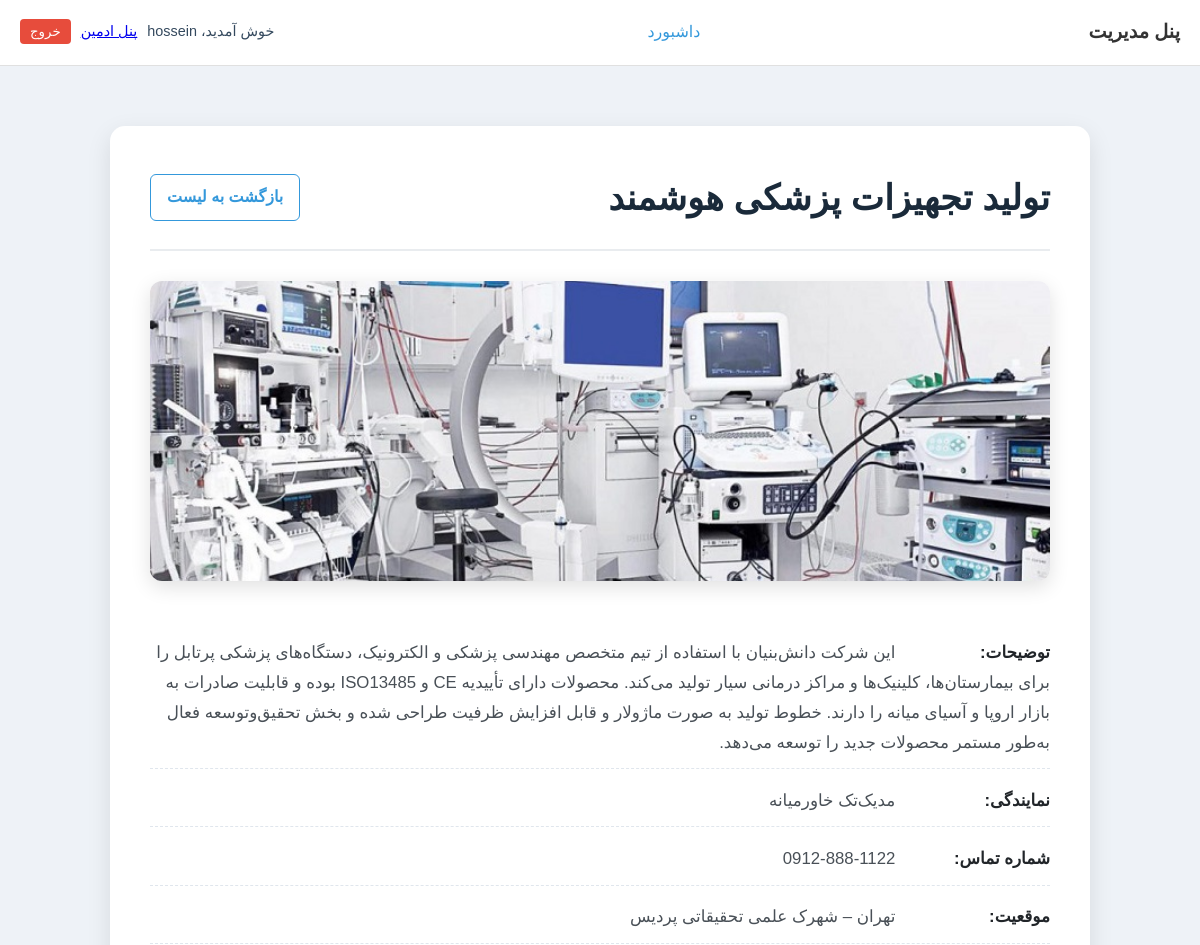
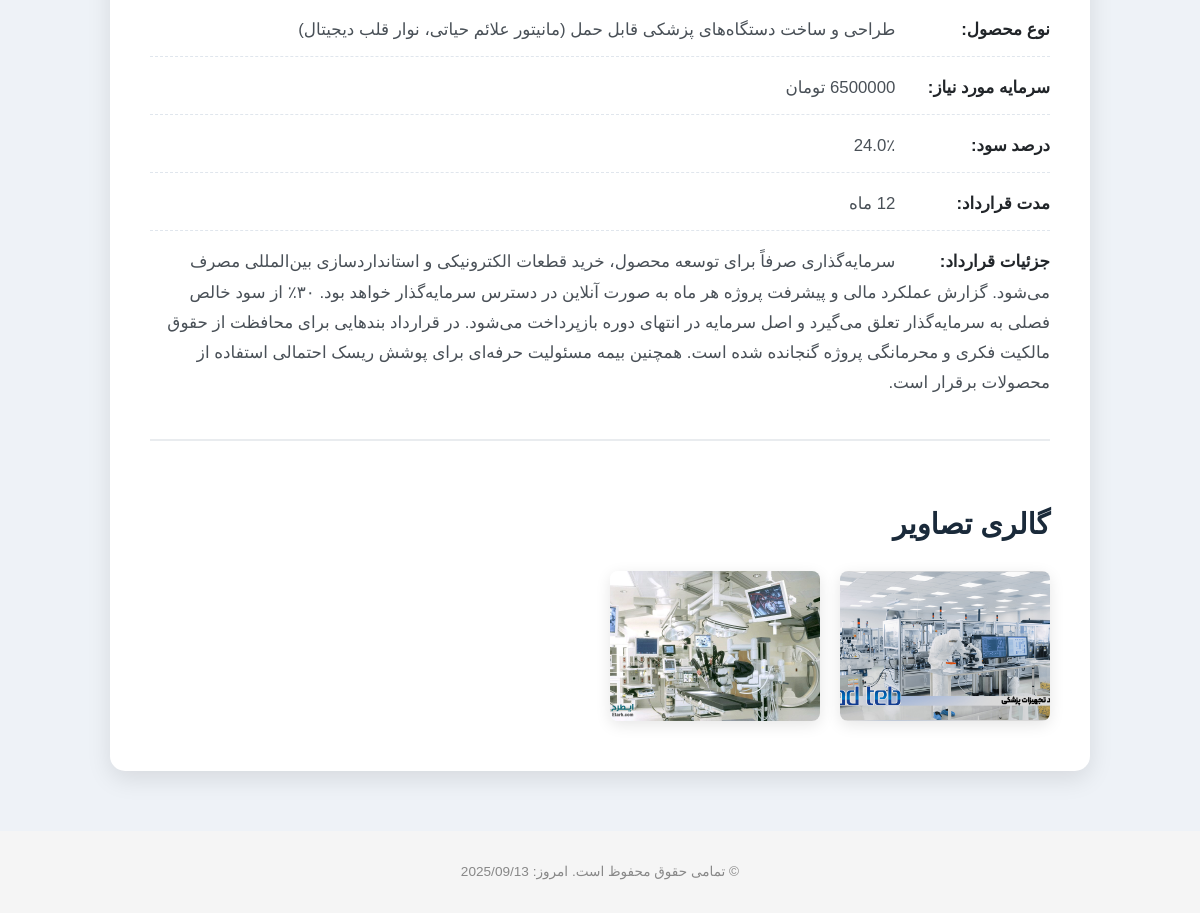
The app's page /workshops/9/ (signed in) with its own data (2 pictures, top to bottom).
### workshops/models.py (models this page shows, shortened)
class Workshop(models.Model):
    owner = models.ForeignKey(User, on_delete=models.CASCADE, related_name='workshops', verbose_name="مالک")
    title = models.CharField(max_length=200, verbose_name="عنوان کارگاه")
    description = models.TextField(verbose_name="توضیحات")
    cover_image = models.ImageField(upload_to='workshop_covers/', blank=True, null=True, verbose_name="تصویر کاور")
    agency = models.CharField(max_length=150, blank=True, null=True, verbose_name="نمایندگی/شرکت")
    contact_number = models.CharField(max_length=20, blank=True, null=True, verbose_name="شماره تماس")
    location = models.CharField(max_length=255, blank=True, null=True, verbose_name="موقعیت مکانی")
    product_type = models.CharField(max_length=100, blank=True, null=True, verbose_name="نوع محصول/خدمات")
    required_capital = models.DecimalField(max_digits=15, decimal_places=0, default=0, verbose_name="سرمایه مورد نیاز (تومان)")
    profit_percentage = models.FloatField(default=0.0, verbose_name="درصد سود برای سرمایه‌گذار")
    contract_duration = models.IntegerField(default=12, verbose_name="مدت قرارداد (به ماه)")
    contract_details = models.TextField(blank=True, null=True, verbose_name="جزئیات تکمیلی قرارداد")
    created_at = models.DateTimeField(auto_now_add=True, verbose_name="زمان ایجاد")
    updated_at = models.DateTimeField(auto_now=True, verbose_name="زمان بروزرسانی")
    class Meta:
        verbose_name = "کارگاه"
        verbose_name_plural = "کارگاه‌ها"
        ordering = ['-created_at']

class WorkshopImage(models.Model):
    workshop = models.ForeignKey(Workshop, related_name='images', on_delete=models.CASCADE, verbose_name="کارگاه")
    image = models.ImageField(upload_to='workshop_gallery/', verbose_name="تصویر")
    uploaded_at = models.DateTimeField(auto_now_add=True, verbose_name="زمان آپلود")
    class Meta:
        verbose_name = "تصویر کارگاه"
        verbose_name_plural = "تصاویر کارگاه‌ها"

### workshops/views.py (the view)
# urls.py: path('workshops/<int:pk>/', views.workshop_detail_view, name='workshop_detail'),
@login_required
def workshop_detail_view(request, pk):
    workshop = get_object_or_404(Workshop, pk=pk)
    if not (request.user == workshop.owner or request.user.is_staff or request.user.is_superuser):
        return HttpResponseForbidden("شما اجازه دسترسی به این کارگاه را ندارید.")
    return render(request, 'workshop_detail.html', {'workshop': workshop})

### templates/workshop_detail.html (shortened to what this page needs)
{% extends "base.html" %}
{% load static %}
{% block extra_head %}
    <link rel="stylesheet" href="{% static 'css/workshop_detail.css' %}">
    <link rel="stylesheet" href="{% static 'css/modal.css' %}">
{% endblock %}
{% block content %}
<div class="detail-container">
    <div class="detail-header">
        <h1>{{ workshop.title }}</h1>
        <a href="{% url 'dashboard' %}" class="back-link">بازگشت به لیست</a>
    </div>
    <div class="detail-content">
        {% if workshop.cover_image %}
            <img src="{{ workshop.cover_image.url }}" alt="کاور {{ workshop.title }}">
        {% else %}
            <div class="no-image-placeholder">بدون تصویر کاور</div>
        {% endif %}
        <p><strong>توضیحات:</strong> {{ workshop.description|linebreaksbr }}</p>
        <p><strong>نمایندگی:</strong> {{ workshop.agency }}</p>
        <p><strong>شماره تماس:</strong> {{ workshop.contact_number }}</p>
        <p><strong>موقعیت:</strong> {{ workshop.location }}</p>
        <p><strong>نوع محصول:</strong> {{ workshop.product_type }}</p>
        <p><strong>سرمایه مورد نیاز:</strong> {{ workshop.required_capital|floatformat:"0" }} تومان</p>
        <p><strong>درصد سود:</strong> {{ workshop.profit_percentage }}٪</p>
        <p><strong>مدت قرارداد:</strong> {{ workshop.contract_duration }} ماه</p>
        <p><strong>جزئیات قرارداد:</strong> {{ workshop.contract_details|linebreaksbr }}</p>
    </div>
    {% if workshop.images.all %}
    <div class="gallery-section">
        <h3>گالری تصاویر</h3>
        <div class="gallery-grid">
            {% for img in workshop.images.all %}
                <div class="gallery-item">
                    <img src="{{ img.image.url }}" alt="تصویر گالری برای {{ workshop.title }}" class="modal-trigger">
                </div>
            {% endfor %}
        </div>
    </div>
    {% else %}
    <div class="gallery-section">
        <h3>گالری تصاویر</h3>
        <p>هیچ تصویر اضافی برای این کارگاه وجود ندارد.</p>
    </div>
    {% endif %}
</div>
{% endblock %}

### templates/base.html (shortened to what this page needs)
{% load static %}
<!DOCTYPE html>
<html lang="fa" dir="rtl">
<head>
    <link rel="stylesheet" href="{% static 'css/base.css' %}">
    {% block extra_head %}{% endblock %}
</head>
<body>
<header class="main-header">
    <div class="container">
        <nav class="main-nav">
            <a href="{% url 'dashboard' %}" class="logo">پنل مدیریت</a>
            <div class="nav-links">
                {% if request.resolver_match.url_name != 'dashboard' %}
                    <a href="{% url 'dashboard' %}">داشبورد</a>
                {% endif %}
            </div>
            <div class="nav-user">
                {% if user.is_authenticated %}
                    <span>خوش آمدید، {{ user.username }}</span>
                    {% if user.is_staff %}
                        <a href="/admin/">پنل ادمین</a>
                    {% endif %}
                    <form action="{% url 'logout' %}" method="post" style="display:inline;">
                        <button type="submit" class="btn-logout">خروج</button>
                    </form>
                {% endif %}
            </div>
        </nav>
    </div>
</header>
<main class="main-content">
    {% block content %}{% endblock %}
</main>
<footer class="main-footer">
    <div class="container">
        <p>© تمامی حقوق محفوظ است. امروز: {% now "Y/m/d" %}</p>
    </div>
</footer>
</body>
</html>

### static/css/base.css (style rules this page uses)
body { margin: 0; font-family: 'Vazirmatn', sans-serif; background-color: #eef2f7; }
.container { max-width: 1200px; margin: 0 auto; padding: 0 20px; }
.main-header { background-color: #ffffff; border-bottom: 1px solid #e0e0e0; }
.main-nav { display: flex; justify-content: space-between; align-items: center; padding: 15px 0; }
.logo { font-size: 1.2rem; font-weight: bold; text-decoration: none; color: #333; }
.nav-links a { margin-right: 15px; text-decoration: none; color: #3498db; font-weight: 500; }
.nav-user { display: flex; align-items: center; gap: 10px; font-size: 0.9rem; }
.btn-logout { background-color: #e74c3c; color: white; border: none; padding: 5px 10px; border-radius: 4px; cursor: pointer; }
.main-content { padding: 20px 0; }
.main-footer { background-color: #f5f5f5; padding: 15px 0; text-align: center; font-size: 0.85rem; color: #888; }

### static/css/workshop_detail.css (style rules this page uses)
body { direction: rtl; text-align: right; font-family: 'Vazirmatn', sans-serif; background-color: #eef2f7; color: #34495e; line-height: 1.8; }
.detail-container { max-width: 900px; margin: 40px auto; background: #fff; padding: 40px; border-radius: 15px; box-shadow: 0 8px 25px rgba(0,0,0,0.1); }
.detail-header { display: flex; justify-content: space-between; align-items: center; border-bottom: 2px solid #e9ecef; padding-bottom: 20px; margin-bottom: 30px; }
.detail-header h1 { margin: 0; font-size: 2.2rem; color: #1a2a3a; }
.back-link { color: #3498db; text-decoration: none; font-weight: 600; border: 1px solid #3498db; padding: 8px 16px; border-radius: 6px; transition: all 0.3s ease; }
.detail-content img { width: 100%; height: 300px; object-fit: cover; border-radius: 12px; margin-bottom: 30px; box-shadow: 0 6px 20px rgba(0,0,0,0.12); }
.detail-content p { font-size: 1.05rem; color: #495057; margin-bottom: 15px; padding-bottom: 10px; border-bottom: 1px dashed #e0e6ed; }
.detail-content p:last-child { border-bottom: none; padding-bottom: 0; }
.detail-content p strong { color: #212529; min-width: 150px; display: inline-block; font-weight: bold; }
.gallery-section { margin-top: 40px; padding-top: 30px; border-top: 2px solid #e9ecef; }
.gallery-section h3 { font-size: 1.8rem; color: #1a2a3a; margin-bottom: 20px; }
.gallery-grid { display: grid; grid-template-columns: repeat(auto-fill, minmax(200px, 1fr)); gap: 20px; }
.gallery-item img { width: 100%; height: 150px; object-fit: cover; border-radius: 8px; box-shadow: 0 4px 15px rgba(0,0,0,0.1); transition: transform 0.3s ease, box-shadow 0.3s ease; }

### static/css/modal.css (style rules this page uses)
.modal-trigger { cursor: pointer; transition: opacity 0.3s ease; }

### records on screen
Workshop: title "تولید تجهیزات پزشکی هوشمند", cover_image (picture), description "این شرکت دانش‌بنیان با استفاده از تیم متخصص مهندسی پزشکی و الکترونیک، دستگاه‌های پزشکی پرتابل را برای بیمارستان‌ها، کلینیک‌ها و مراکز درمانی سیار تولید می‌کند. محصولات دارای تأییدیه CE و ISO13485 بوده و قابلیت صادرات به بازار اروپا و آسیای میانه را دارند. خطوط تولید به صورت ماژولار و قابل افزایش ظرفیت طراحی شده و بخش تحقیق‌وتوسعه فعال به‌طور مستمر محصولات جدید را توسعه می‌دهد.", agency "مدیک‌تک خاورمیانه", contact_number "0912-888-1122", location "تهران – شهرک علمی تحقیقاتی پردیس", product_type "طراحی و ساخت دستگاه‌های پزشکی قابل حمل (مانیتور علائم حیاتی، نوار قلب دیجیتال)", profit_percentage "24.0", contract_details "سرمایه‌گذاری صرفاً برای توسعه محصول، خرید قطعات الکترونیکی و استانداردسازی بین‌المللی مصرف می‌شود. گزارش عملکرد مالی و پیشرفت پروژه هر ماه به صورت آنلاین در دسترس سرمایه‌گذار خواهد بود. ۳۰٪ از سود خالص فصلی به سرمایه‌گذار تعلق می‌گیرد و اصل سرمایه در انتهای دوره بازپرداخت می‌شود. در قرارداد بندهایی برای محافظت از حقوق مالکیت فکری و محرمانگی پروژه گنجانده شده است. همچنین بیمه مسئولیت حرفه‌ای برای پوشش ریسک احتمالی استفاده از محصولات برقرار است."
WorkshopImage: image (picture)
WorkshopImage: image (picture)

### other values on screen
{{ user.username }} "hossein"
